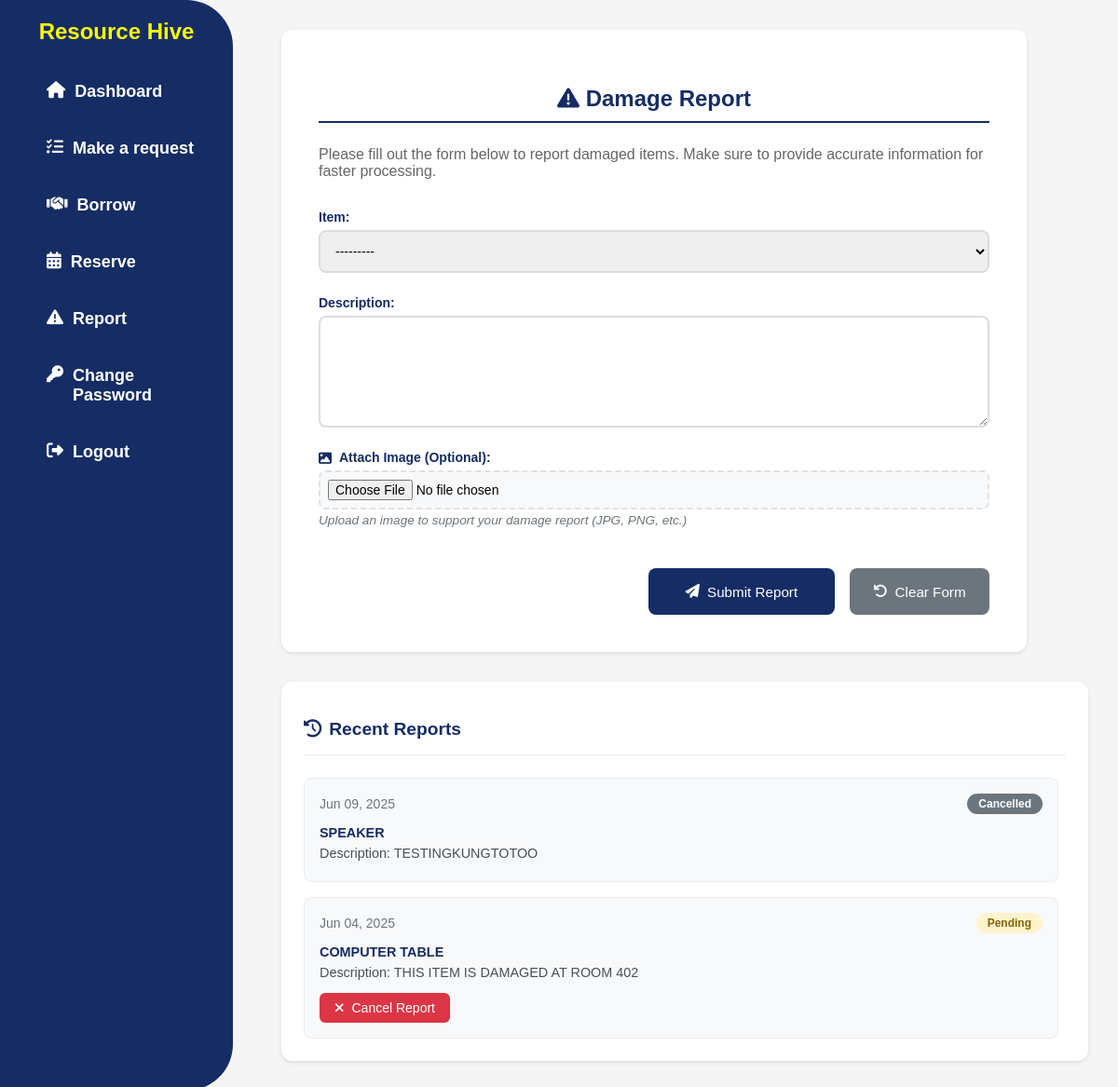
/userpanel/user_report/ (signed in), run on an earlier commit of the app's database.
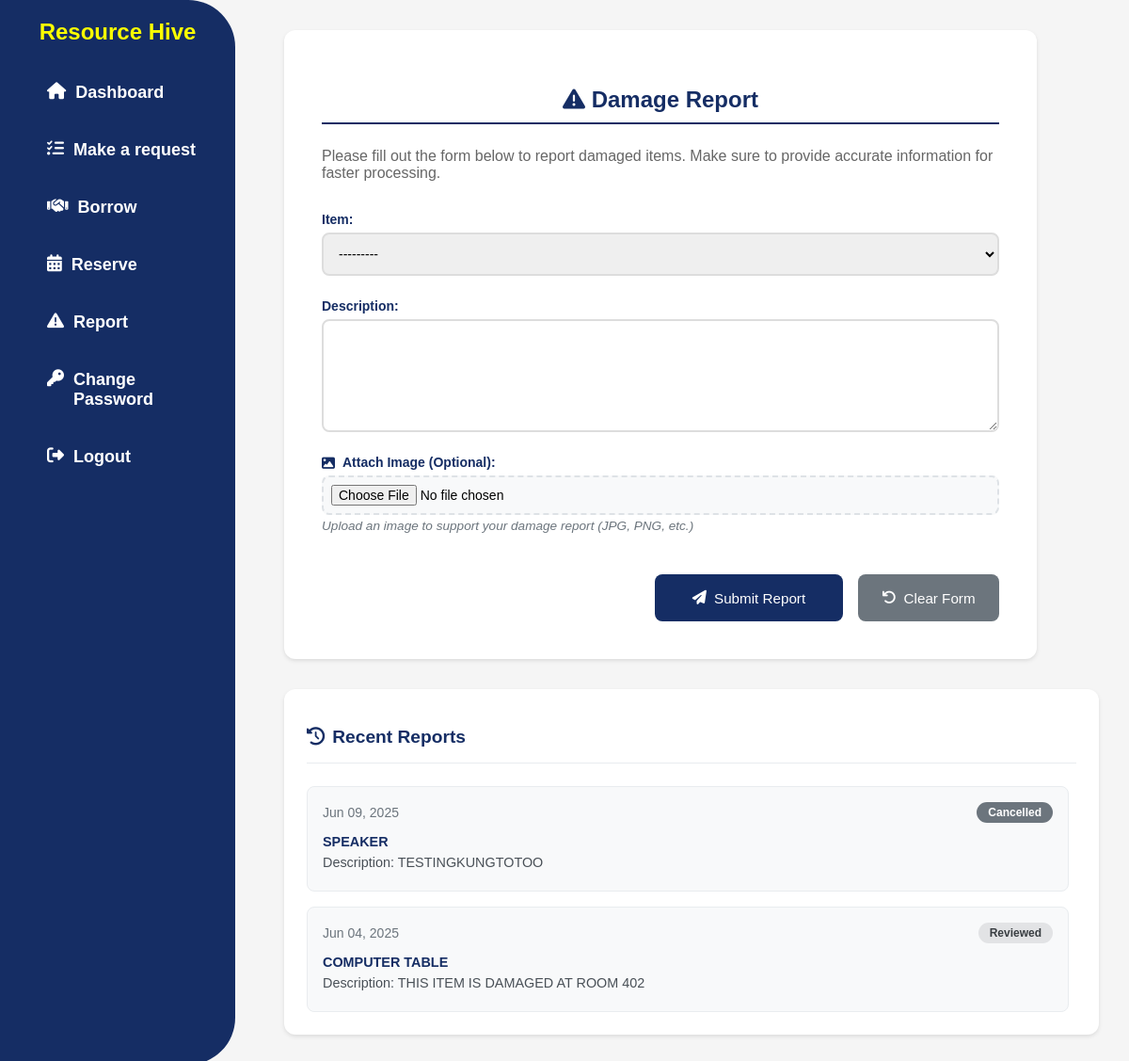
And on a later commit of the database.
### app/models.py (models this page shows, shortened)
class DamageReport(models.Model):
    STATUS_CHOICES = [
        ('pending', 'Pending'),
        ('reviewed', 'Reviewed'),
        ('resolved', 'Resolved'),
    ]
    user = models.ForeignKey(User, on_delete=models.CASCADE)
    item = models.ForeignKey(Property, on_delete=models.CASCADE)
    description = models.TextField()
    status = models.CharField(max_length=20, choices=STATUS_CHOICES, default='pending')
    remarks = models.TextField(blank=True, null=True)
    report_date = models.DateTimeField(auto_now_add=True)
    image = models.ImageField(upload_to='report_images/', blank=True, null=True)

class Property(models.Model):
    CONDITION_CHOICES = [
        ('In good condition', 'In good condition'),
        ('Needing repair', 'Needing repair'),
        ('Unserviceable', 'Unserviceable'),
        ('Obsolete', 'Obsolete'),
        ('No longer needed', 'No longer needed'),
        ('Not used since purchased', 'Not used since purchased'),
    ]
    AVAILABILITY_CHOICES = [
        ('available', 'Available'),
        ('not_available', 'Not Available'),
    ]
    property_number = models.CharField(max_length=100, unique=True, null=True, blank=True)
    property_name = models.CharField(max_length=100)
    category = models.ForeignKey(PropertyCategory, on_delete=models.SET_NULL, null=True, blank=True)
    description = models.TextField(null=True, blank=True)
    barcode = models.CharField(max_length=150, unique=True, null=True, blank=True)
    unit_of_measure = models.CharField(max_length=50, null=True, blank=True)
    unit_value = models.DecimalField(
        max_digits=10, decimal_places=2,
        blank=True, null=True,
        validators=[MinValueValidator(0)]
    )
    overall_quantity = models.PositiveIntegerField(validators=[MinValueValidator(0)], default=0)
    quantity = models.PositiveIntegerField(validators=[MinValueValidator(0)], default=0)
    location = models.CharField(max_length=255, null=True, blank=True)
    condition = models.CharField(max_length=100, choices=CONDITION_CHOICES, default='In good condition')
    availability = models.CharField(max_length=20, choices=AVAILABILITY_CHOICES, default='available')
    is_archived = models.BooleanField(default=False)
    def __str__(self):
        if self.property_number:
            return f"{self.property_name} ({self.property_number})"
        return self.property_name

### userpanel/views.py (the view, shortened to what this page needs)
# urls.py: path('user_report/', UserReportView.as_view(), name='user_report'),
class UserReportView(PermissionRequiredMixin, TemplateView):
    template_name = 'userpanel/user_report.html'
    permission_required = 'app.view_user_module'
    def get(self, request):
        form = DamageReportForm()
        recent_requests = DamageReport.objects.filter(user=request.user).order_by('-report_date')[:5]
        recent_requests_data = [{
            'id': req.id,
            'item': req.item.property_name,
            'status': req.status,
            'date': req.report_date,
            'description': req.description
        } for req in recent_requests]
        return render(request, self.template_name, {
            'form': form,
            'recent_requests': recent_requests_data
        })

### userpanel/forms.py (shortened to what this page needs)
class DamageReportForm(forms.ModelForm):
    error_css_class = 'error'
    required_css_class = 'required'
    class Meta:
        model = DamageReport
        fields = ['item', 'description', 'image']
        widgets = {
            'description': forms.Textarea(attrs={'rows': 4}),
            'image': forms.FileInput(attrs={
                'accept': 'image/*',
                'class': 'form-control-file'
            })
        }
        labels = {
            'image': 'Attach Image (Optional)',
        }
        help_texts = {
            'image': 'Upload an image to support your damage report (JPG, PNG, etc.)',
        }

### userpanel/templates/userpanel/user_report.html (shortened to what this page needs)
{% extends 'userpanel/user_base.html' %}
{% block content %}
<div class="request-page-layout">
    <main class="request-form-container">
        <h1><i class="fas fa-exclamation-triangle"></i> Damage Report</h1>
        <p class="form-description">Please fill out the form below to report damaged items. Make sure to provide accurate information for faster processing.</p>
        <form method="post" action="{% url 'user_report' %}" class="request-form" enctype="multipart/form-data">
            {{ form.as_p }}
            <div class="form-actions">
                <button type="submit" class="btn-submit">
                    <i class="fas fa-paper-plane"></i> Submit Report
                </button>
                <button type="reset" class="btn-reset">
                    <i class="fas fa-undo"></i> Clear Form
                </button>
            </div>
        </form>
    </main>
    <aside class="recent-requests">
        <h2><i class="fas fa-history"></i> Recent Reports</h2>
        {% if recent_requests %}
            <div class="requests-list">
                {% for request in recent_requests %}
                <div class="request-card" data-request-id="{{ request.id }}">
                    <div class="request-header">
                        <span class="request-date">{{ request.date|date:"M d, Y" }}</span>
                        <span class="status-badge status-{{ request.status|lower }}">{{ request.status|title }}</span>
                    </div>
                    <div class="request-details">
                        <p class="supply-name">{{ request.item }}</p>
                        <p class="description">Description: {{ request.description|truncatechars:100 }}</p>
                        {% if request.status == 'pending' %}
                        <button class="btn-cancel-request" data-request-id="{{ request.id }}" data-request-type="damage-report">
                            <i class="fas fa-times"></i> Cancel Report
                        </button>
                        {% endif %}
                    </div>
                </div>
                {% endfor %}
            </div>
        {% else %}
            <div class="no-requests">
                <i class="fas fa-inbox"></i>
                <p>No recent damage reports found</p>
            </div>
        {% endif %}
    </aside>
</div>
{% endblock %}

What changed in the data, as far as the page shows it:
changed DamageReport "THIS ITEM IS DAMAGED AT ROOM 402": status "pending" → "reviewed" (drawn)
Also different on the page:
new list line: "Jun 04, 2025 Reviewed THIS ITEM IS DAMAGED AT ROOM 402"
new list line: "COMPUTER TABLE"
new list line: "Description:"
list line gone: "Jun 04, 2025 Pending THIS ITEM IS DAMAGED AT ROOM 402"
list line gone: "COMPUTER TABLE"
list line gone: "Description: Cancel Report"
